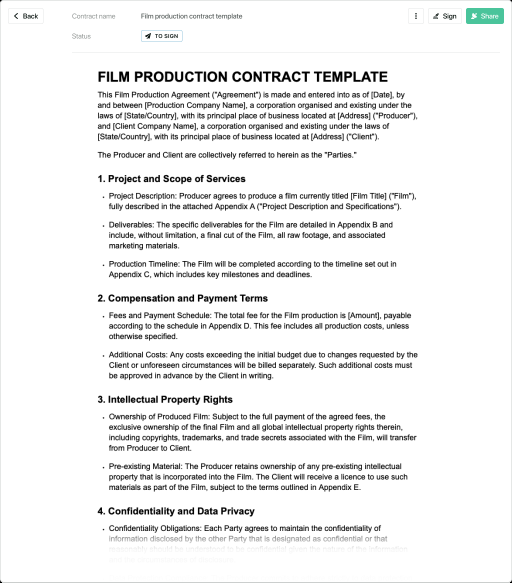
#> input picture Sample_Contracts/film_contract_img.jpeg, 1024 x 1165 px (shown at 1/2 size)
$ python Text_Extraction_img.py Sample_Contracts/film_contract_img.jpeg Sample_Contracts/sample_img.png
#> lines starting #> are read from the running program, lines starting #| are printed output that depends on the picture; after the words box and inside, x2 and y2 are one past the last pixel; in counts of white or black regions, pixels touching at a corner belong together
import sys
import cv2
import numpy as np
from PIL import Image
import pytesseract
import os
import re

# Path to Tesseract executable
pytesseract.pytesseract.tesseract_cmd = r'C:\Program Files\Tesseract-OCR\tesseract.exe'

def preprocess_image(image_path):
#> called with image_path = 'Sample_Contracts/film_contract_img.jpeg'
    try:
        # Read the image using OpenCV
        img = cv2.imread(image_path)
#> img is the input picture: shape (1165, 1024, 3); mean B, G, R 240, 240.1, 239.8
        if img is None:
            raise FileNotFoundError(f"Image file not found: {image_path}")

        # Convert to grayscale
        gray = cv2.cvtColor(img, cv2.COLOR_BGR2GRAY)

        # Apply GaussianBlur to reduce noise and improve thresholding
        blurred = cv2.GaussianBlur(gray, (5, 5), 0)

        # Apply adaptive thresholding
        thresh = cv2.adaptiveThreshold(blurred, 255, cv2.ADAPTIVE_THRESH_GAUSSIAN_C, cv2.THRESH_BINARY, 11, 2)
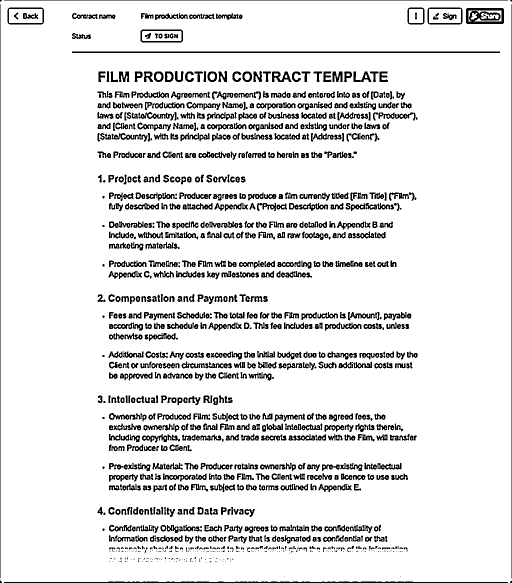
#> thresh: shape (1165, 1024) (shown at 1/2 size); 89.6% white; 1103 black regions (253 under 20 px), largest, box (x1, y1, x2, y2) and area: (144, 103, 1000, 106) 2568, (932, 16, 1008, 48) 1591, (8, 1163, 1016, 1165) 1393

        # Apply morphological operations to clean up the image
        kernel = np.ones((1, 1), np.uint8)
        morph = cv2.morphologyEx(thresh, cv2.MORPH_CLOSE, kernel)

        # Resize the image to double its original size
        resized = cv2.resize(morph, None, fx=2, fy=2, interpolation=cv2.INTER_LINEAR)
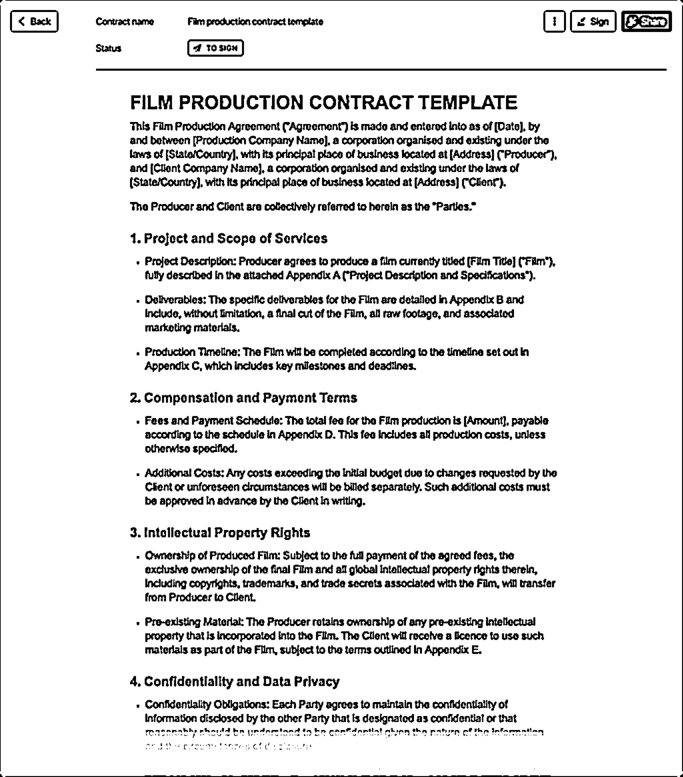
#> resized: shape (2330, 2048) (shown at 1/3 size); min 0, max 255, mean 228.6

        # Save the preprocessed image to a temporary file
        temp_filename = "temp_image.png"
        cv2.imwrite(temp_filename, resized)

        return temp_filename
    except Exception as e:
        print(f"Error in preprocessing image: {e}")
        return None

def extract_text_from_image(image_path, specific_text):
    try:
        # Preprocess the image
        preprocessed_image_path = preprocess_image(image_path)
        if preprocessed_image_path is None:
            return "Preprocessing failed."

        # Open the preprocessed image with PIL
        img = Image.open(preprocessed_image_path)

        # Perform OCR using Tesseract
#> (the run stopped early here; a loop or call above may not have finished)
